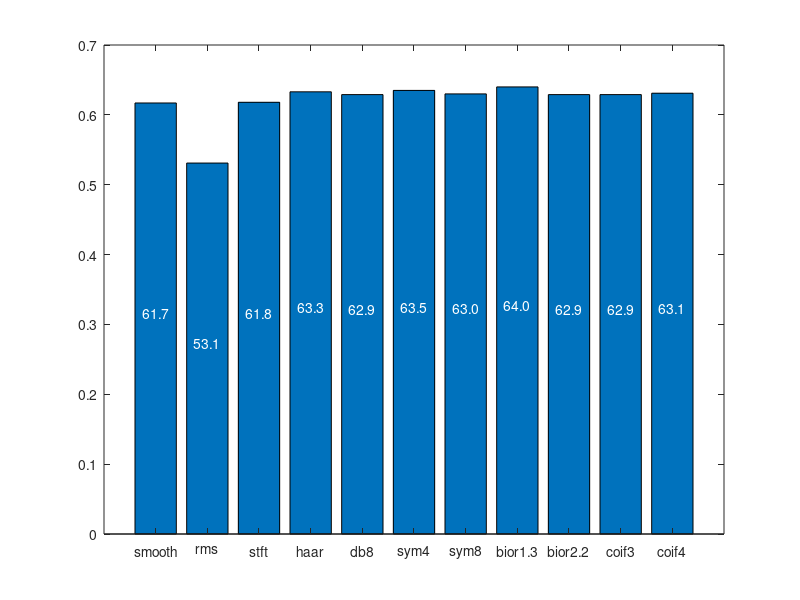

The MATLAB script that drew this image:
Features = {'smooth','rms','stft','haar','db8','sym4','sym8','bior1.3','bior2.2','coif3','coif4'};
perfs = [0.617 0.531 0.618 0.633 0.629 0.635 0.63 0.64 0.629 0.629 0.631];
bar(perfs)

for i1=1:numel(perfs)
   t = text(i1,perfs(i1)/2,num2str(perfs(i1)*100,'%0.1f'),'Color','white',...
               'HorizontalAlignment','center',...
               'VerticalAlignment','bottom');
end
set(gca,'XTickLabel',Features(:),'XTickLabelRotation',45)
%title('Average perfs with 1 hidden layer, 5 neurons and step 64')